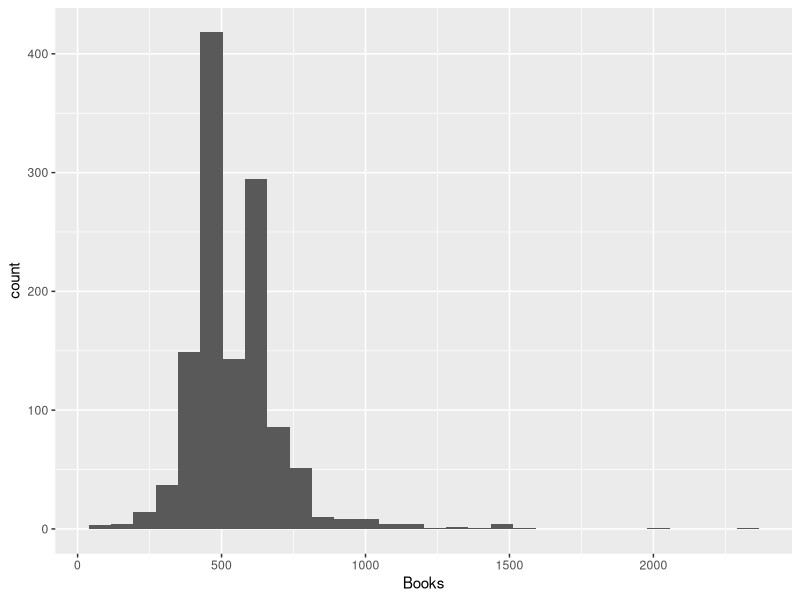
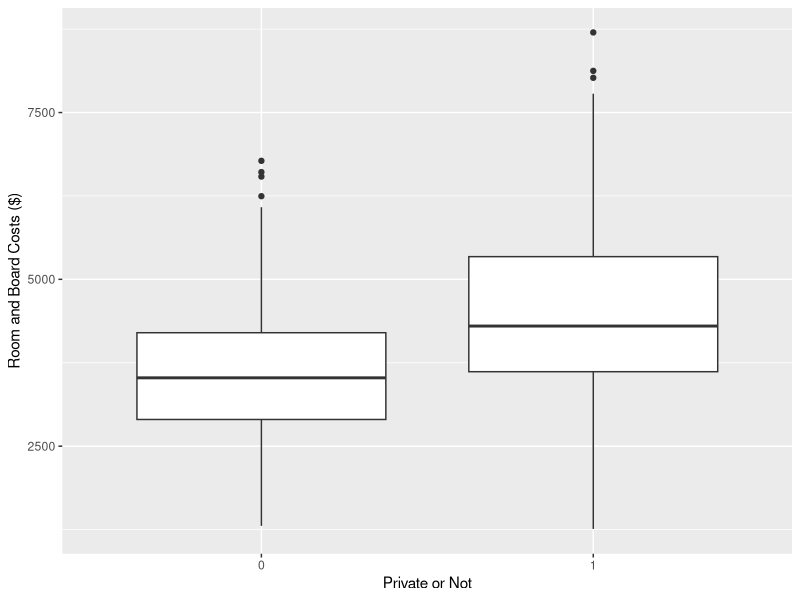
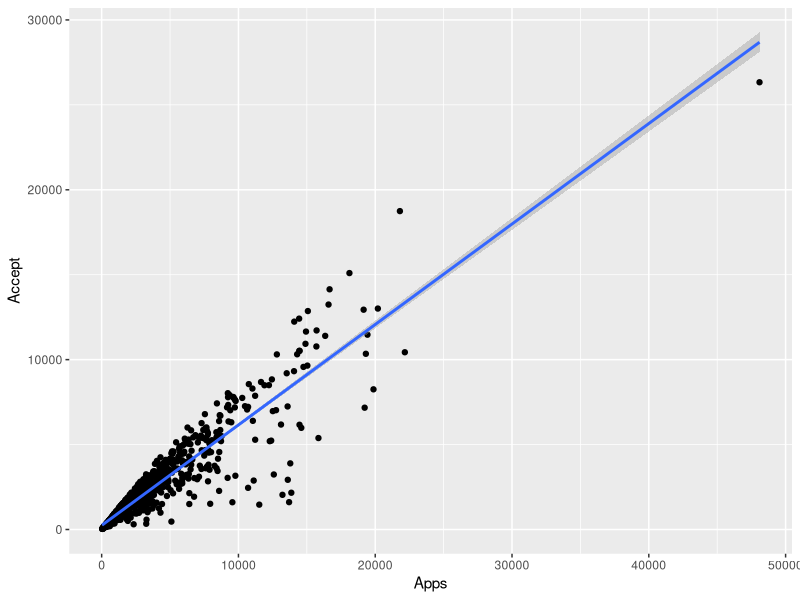
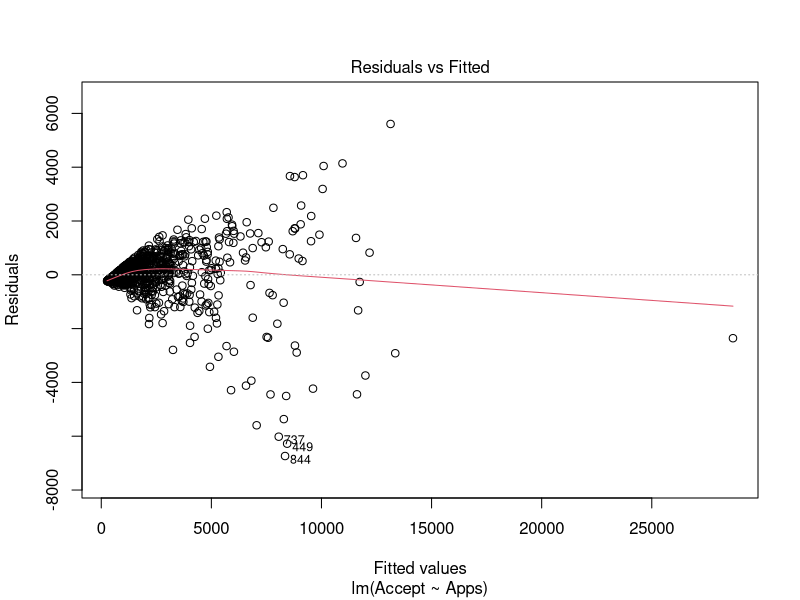
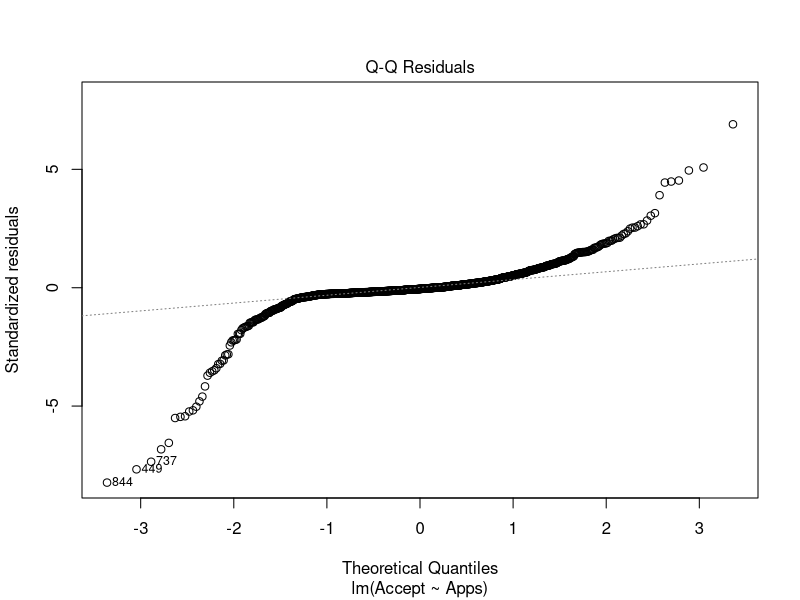
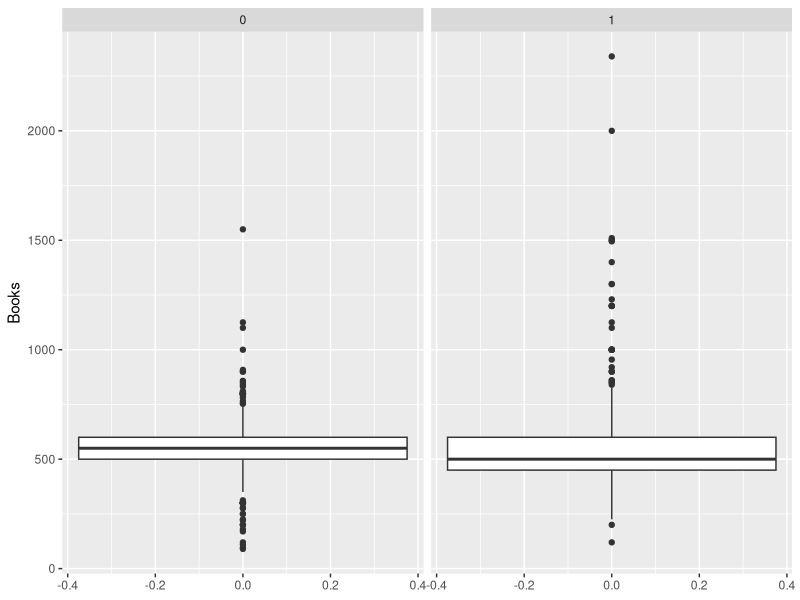
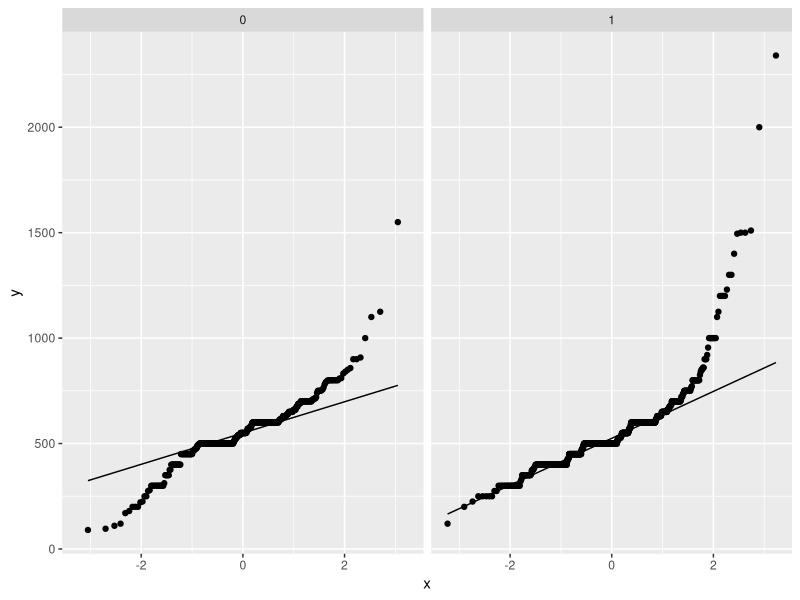

Here is the R script that generated these plots, in order:
## ---- chunk 1
knitr::opts_chunk$set(echo = TRUE, message = FALSE, warning = FALSE)
## ---- chunk 2
library(readr)
library(tidyverse)
## ---- chunk 3
colleges <- read.csv("data/colleges.csv")
## ---- chunk 4
colleges %>% 
  pull(Books) %>% 
  summary() # Answer

colleges %>% 
  ggplot(aes(Books)) +
  geom_histogram() # Answer
## ---- chunk 5
colleges %>% 
  ggplot(aes(factor(Private), RoomBoard)) + 
  geom_boxplot() +
  xlab("Private or Not") +
  ylab("Room and Board Costs ($)")
## ---- chunk 6
colleges %>% 
  select(Apps, Accept) %>% 
  ggplot(aes(Apps, Accept)) +
  geom_point() +
  geom_smooth(method = "lm")
## ---- chunk 7
lm(Accept ~ Apps, data = colleges) -> fit

# par(mfrow = c(2,1))
plot(fit, which = 1:2)
## ---- chunk 8
summary(fit)
## ---- chunk 9
t.test(Books ~ Private, data = colleges, var.equal = FALSE)
## ---- chunk 10
# Equal Variances
colleges %>% 
  ggplot(aes(y = Books)) +
  geom_boxplot() +
  facet_wrap(~ factor(Private))

# Normality
colleges %>% 
  ggplot(aes(sample = Books)) +
  geom_qq() +
  geom_qq_line() +
  facet_wrap(~ factor(Private))
